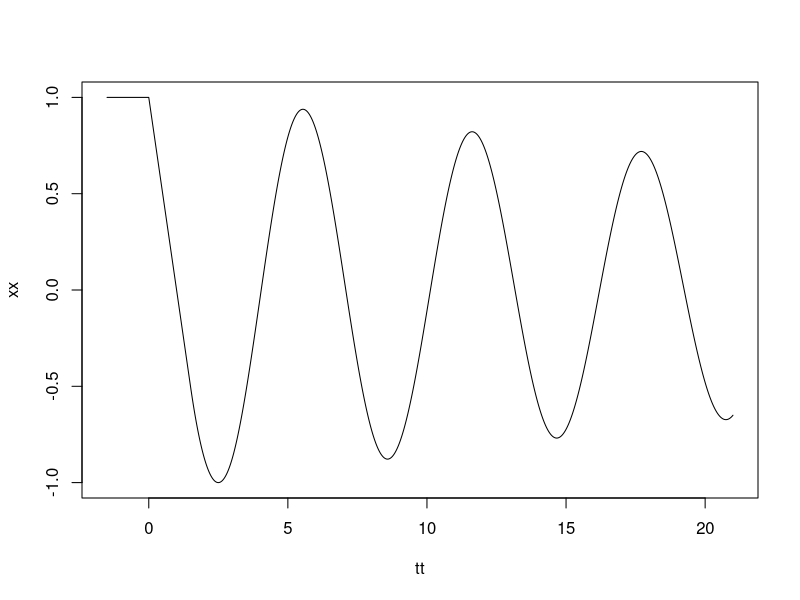

Write the R code that produced this figure.
#tao = .5
#niter = 8

#tao = 1
#niter = 14

tao = 1.5
niter = 14

np = 100
t = seq(-1*tao, 0, length.out = np)

x = rep(1,np)
xx = x
tt = t

for (n in 1:niter){
  res = 1
  t = t + tao
  for (k in 1:n){
    res = res + (-1)^k *(t - (k-1)*tao)^k / factorial(k)
  }
  xx = c(xx, res)
  tt = c(tt,t)
}  

plot(tt, xx, type='l')

